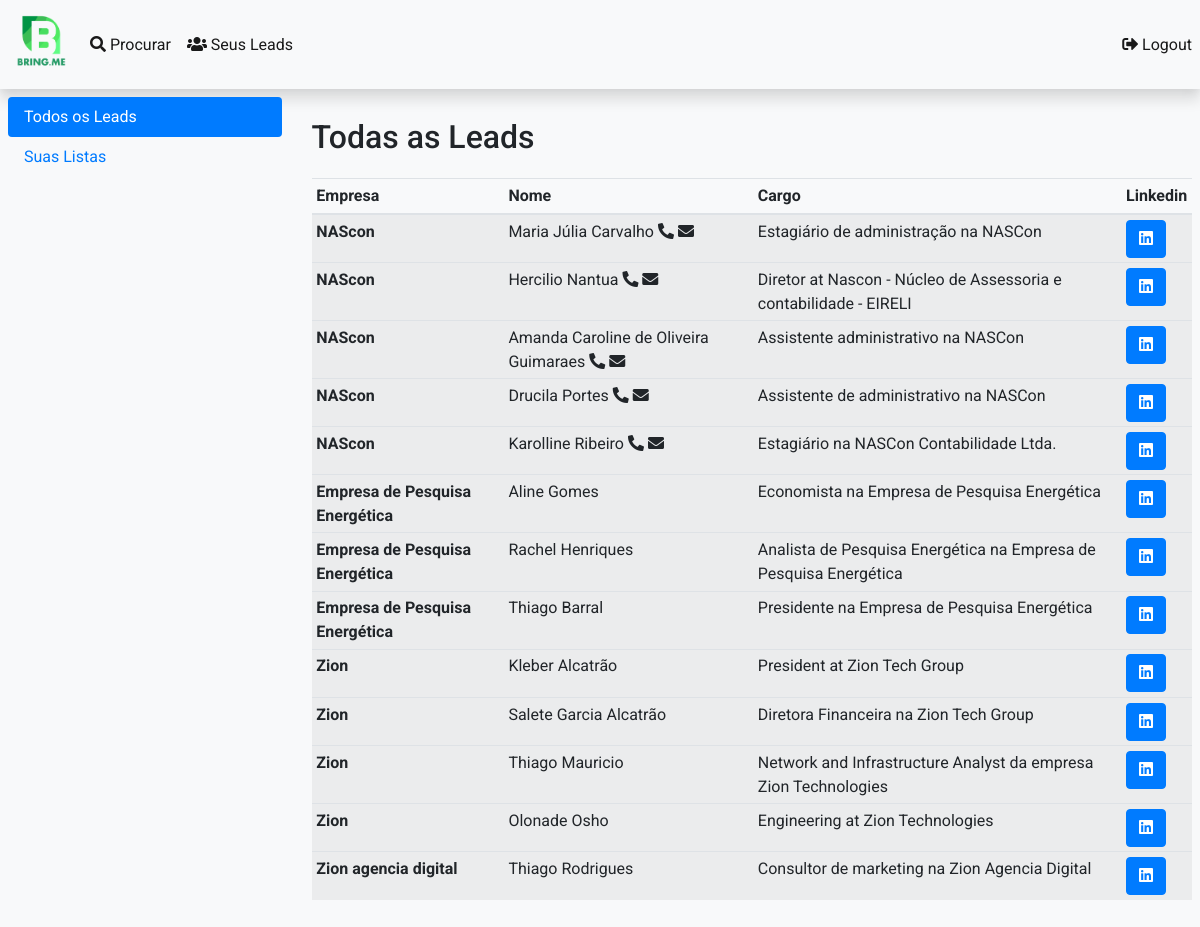
The page /leads/ on the database as committed earlier.
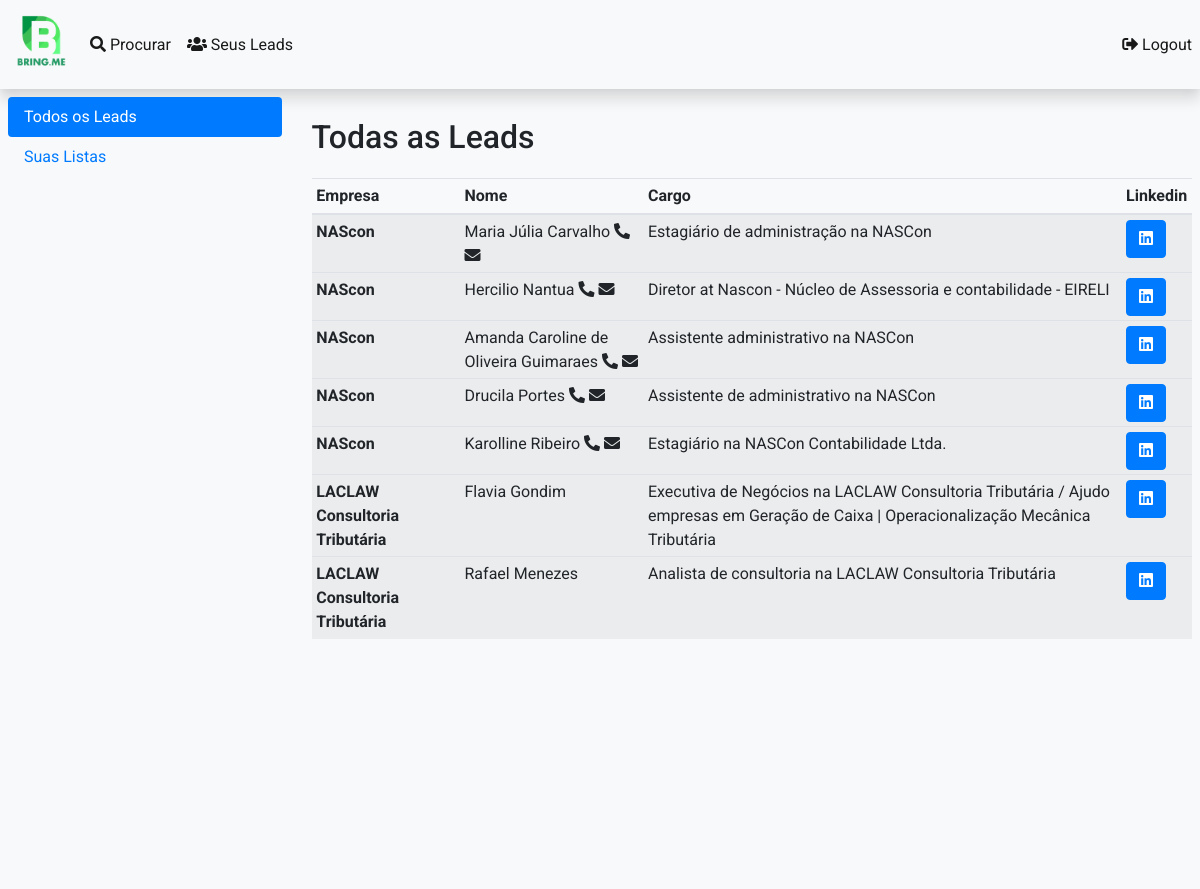
The same page on the database as committed later.
### app/models.py (models this page shows, shortened)
class Leads(models.Model):
    empresa = models.CharField(max_length=100,default='')
    nome = models.CharField(max_length=100, null=True, default="")
    cargo = models.CharField(max_length=500)
    telefone = models.CharField(max_length=15, null=True, default="")
    email =models.CharField(max_length=200, null=True, default="")
    link = models.CharField(max_length=200, null=True, default="")

### app/views.py (the view)
# urls.py: path('leads/', views.leads, name='leads'),
def leads(request):
    content = {}
    content['empresas'] = Leads.objects.values('empresa').annotate(dcount=Count('empresa')).order_by()
    for empresa in content['empresas']:
        empresa['users'] = Leads.objects.filter(empresa = empresa["empresa"])
    content['all'] = Leads.objects.all()
    return render(request, 'leads/leads.html',{'content':content})

### app/templates/leads/leads.html (shortened to what this page needs)
{% extends 'base/base.html' %}
{% block content %}
{% include 'navbar/navbar.html' %}
<div class="bg-light sidebar-custom">
    <div class="row p-2">
        <div class="col-3">
            <div class="nav flex-column nav-pills" id="v-pills-tab" role="tablist" aria-orientation="vertical">
                <a class="nav-link active" id="v-pills-home-tab" data-toggle="pill" href="#v-pills-home" role="tab" aria-controls="v-pills-home" aria-selected="true">Todos os Leads</a>
                <a class="nav-link" id="v-pills-profile-tab" data-toggle="pill" href="#v-pills-profile" role="tab" aria-controls="v-pills-profile" aria-selected="false">Suas Listas</a>
            </div>
        </div>
        <div class="col-9">
            <div class="tab-content" id="v-pills-tabContent">
                <div class="tab-pane fade show active " id="v-pills-home" role="tabpanel" aria-labelledby="v-pills-home-tab" style="height: 90vh ; overflow-x: scroll">
                    <h1>Todas as Leads</h1>
                    {% if content.all %}
                    <table class="table table-striped table-hover table-sm">
                        <thead>
                            <tr>
                                <th scope="col">Empresa</th>
                                <th scope="col">Nome</th>
                                <th scope="col">Cargo</th>
                                <th scope="col">Linkedin</th>
                            </tr>
                        </thead>
                        <tbody>
                            {% for lead in content.all %}
                            <tr data-toggle="collapse" href="#collapseExample{{lead.id}}">
                                <th scope="row">{{lead.empresa}}</th>
                                <td>{{lead.nome}} {% if lead.telefone %}<i class="fas fa-phone-alt"></i>{% endif %} {% if lead.email %}<i class="fas fa-envelope"></i>{% endif %}
                                </td>
                                <td>{{lead.cargo}}</td>
                                <td>
                                    <a class="btn btn-primary" href="{{lead.link}}"><i class="fab fa-linkedin"></i></a>
                                </td>
                            </tr>
                            {% endfor%}
                        </tbody>
                    </table>
                    {% endif %}
                </div>
            </div>
        </div>
    </div>
</div>
{% endblock %}

### app/templates/base/base.html (shortened to what this page needs)
{% load static %}
<!DOCTYPE html>
<html lang="br">
<head>
    <link rel="stylesheet" href="https://maxcdn.bootstrapcdn.com/bootstrap/4.0.0/css/bootstrap.min.css">
    <link rel="stylesheet" href="https://cdnjs.cloudflare.com/ajax/libs/font-awesome/5.15.3/css/all.min.css"
    />
    <link rel="stylesheet" href="{% static 'css/styles.css' %}">
</head>
<body style="overflow: hidden;">
     {% block content %} {% endblock %}
</body>
</html>

### app/templates/navbar/navbar.html (shortened to what this page needs)
{% load static %}
<nav class="navbar navbar-expand-lg navbar-light bg-light" style="background-color:rgba(0,0,0,.05);box-shadow: 0 0 10px 0 rgba(0, 0, 0, 0.1), 0 12px 12px 0 rgba(0, 0, 0, 0.10);">
    <a class="navbar-brand" href="{% url 'app:homepage' %}"><img class="pb-2" src="{% static 'imgs/logo.png' %}" width="50px" alt=""></a>
    <div class="collapse navbar-collapse" id="navbarSupportedContent">
        <ul class="navbar-nav mr-auto">
            <li class="nav-item active">
                <a class="nav-link" href="{% url 'app:homepage' %}"><i class="fas fa-search"></i>  Procurar <span class="sr-only">(current)</span></a>
            </li>
            <li class="nav-item active">
                <a class="nav-link" href="{% url 'app:leads' %}"><i class="fas fa-users"></i>  Seus Leads</a>
            </li>
            <div style="position: absolute; right: 0;">
                <li class="nav-item active ">
                    <a class="nav-link" href="{% url 'app:logout' %}"><i class="fas fa-sign-out-alt"></i> Logout</a>
                </li>
            </div>
    </div>
</nav>

### app/static/css/styles.css (style rules this page uses)
body { background-image: url('../imgs/bg.png'); background-size: cover; font-family: "Roboto", sans-serif; -webkit-font-smoothing: antialiased; -moz-osx-font-smoothing: grayscale; }
.sidebar-custom { height: 100vh; }
html { line-height: 1.15; -ms-text-size-adjust: 100%; -webkit-text-size-adjust: 100%; }
body { margin: 0; }
article, aside, footer, header, nav, section { display: block; }
h1 { font-size: 2em; margin: 0.67em 0; }
a { background-color: transparent; -webkit-text-decoration-skip: objects; }
img { border-style: none; }
html { height: 100%; }
* { box-sizing: border-box; }

Rows that differ between the two databases and show on the page:
removed Leads: empresa "Empresa de Pesquisa Energética", nome "Aline Gomes", cargo "Economista na Empresa de Pesquisa Energética"
removed Leads: empresa "Empresa de Pesquisa Energética", nome "Rachel Henriques", cargo "Analista de Pesquisa Energética na Empresa de Pesquisa Energética"
removed Leads: empresa "Empresa de Pesquisa Energética", nome "Thiago Barral", cargo "Presidente na Empresa de Pesquisa Energética"
removed Leads: empresa "Zion", nome "Kleber Alcatrão", cargo "President at Zion Tech Group"
removed Leads: empresa "Zion", nome "Salete Garcia Alcatrão", cargo "Diretora Financeira na Zion Tech Group"
removed Leads: empresa "Zion", nome "Thiago Mauricio", cargo "Network and Infrastructure Analyst da empresa Zion Technologies"
removed Leads: empresa "Zion", nome "Olonade Osho", cargo "Engineering at Zion Technologies"
removed Leads: empresa "Zion agencia digital", nome "Thiago Rodrigues", cargo "Consultor de marketing na Zion Agencia Digital"
added Leads: empresa "LACLAW Consultoria Tributária", nome "Flavia Gondim", cargo "Executiva de Negócios na LACLAW Consultoria Tributária / Ajudo empresas em Geração de Caixa | Operacionalização Mecânica Tributária"
added Leads: empresa "LACLAW Consultoria Tributária", nome "Rafael Menezes", cargo "Analista de consultoria na LACLAW Consultoria Tributária"
